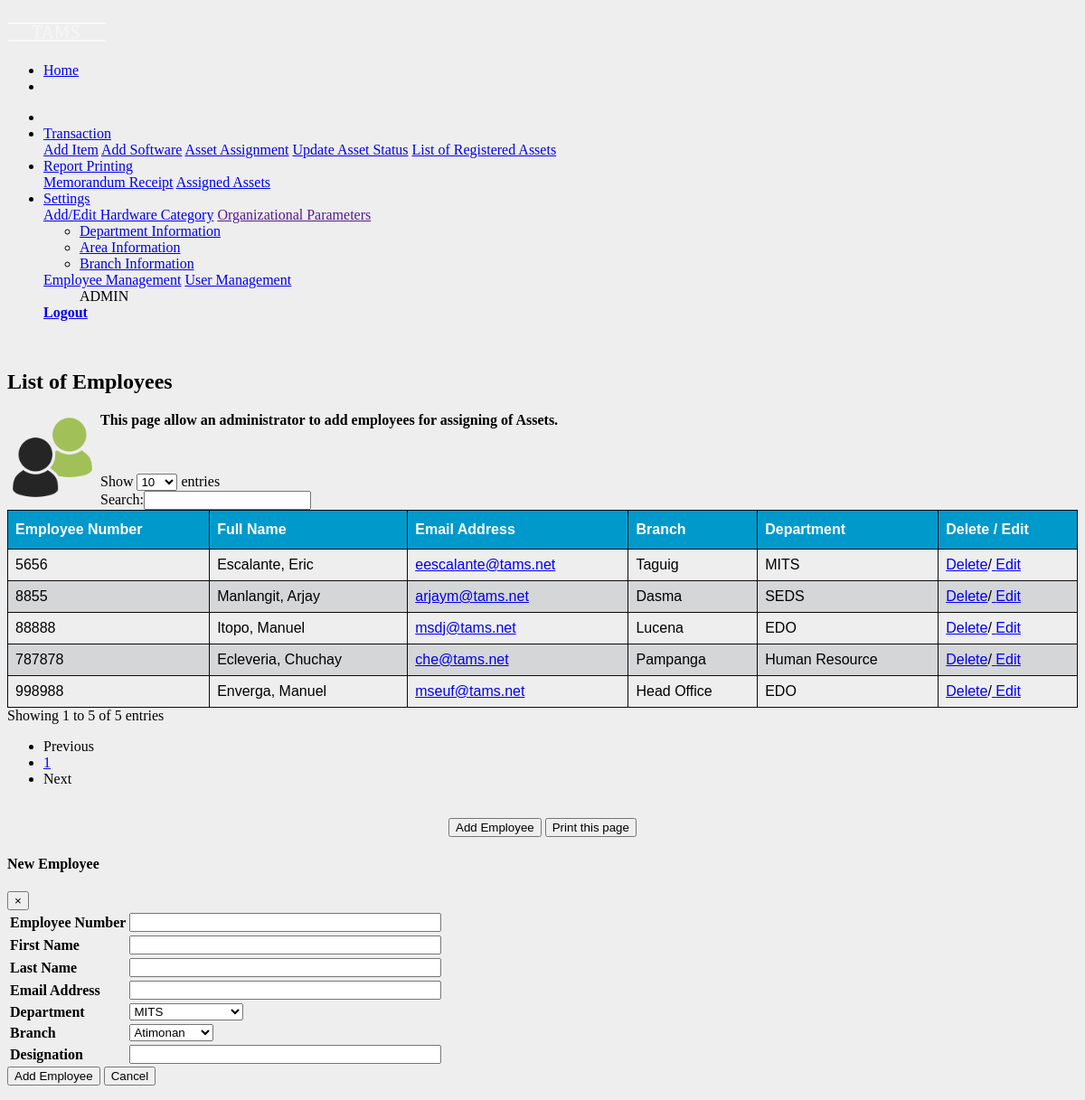
The page /endusers_view.php (signed in) on the database its author committed.
### tables this page shows
CREATE TABLE `tbl_assignuser` (
  `asgnuserid` int(3) NOT NULL,
  `empnum` int(6) NOT NULL,
  `asgn_fname` varchar(50) NOT NULL,
  `asgn_lname` varchar(50) NOT NULL,
  `euemail` varchar(50) NOT NULL,
  `deptname` varchar(50) NOT NULL,
  `branchname` varchar(50) NOT NULL,
  `position` varchar(25) NOT NULL
);

### library/database.php (called while the page is built, shortened)
<?php
function dbQuery($sql)
{
	$result = mysql_query($sql) or die(mysql_error());
	return $result;
}
function dbFetchAssoc($result)
{
	return mysql_fetch_assoc($result);
}
?>

### endusers_view.php (the view, shortened to what this page needs)
<?php
if (isset($_GET['asgnuserid']) && (int)$_GET['asgnuserid'] >= 0) {
	$asgnuserid= (int)$_GET['asgnuserid'];
	$queryString = "&asgnuserid=$asgnuserid";
} else {
	$asgnuserid = 0;
}
$sql = "select * from tbl_assignuser order by empnum";
$result = dbQuery ($sql);
?>
<head>
</head>
<body>
<div class="container">
<?php include_once("include/navigation.php");?>
</div>
<p>&nbsp;</p>
  <div class="container">
<form action="process/userasgnadd.php?action=add" method="post" name="AddEUser" id="AddEUser">
<h2>List of Employees</h2>
<p><img src="images/users.png" height="100" width="100" align="left"/> </p>
<strong>This page allow an administrator to add employees for assigning of Assets.</strong>
<p>&nbsp;</p>
  <div class="container">
   <div class="table-responsive-sm">
    <table id="euserview">
    <thead>
      <tr>
		<th>Employee Number</th>
		<th>Full Name</th>
        <th>Email Address</th>
		<th>Branch</th>
		<th>Department</th>
		<th>Delete / Edit</th>
      </tr>
	  </thead>
	  </div>
	<?php
	while($row = dbFetchAssoc($result)) {
	extract($row);
	?>
	<td><?php echo $empnum; ?></td>
	<td><?php echo ucfirst($asgn_lname.", ".$asgn_fname); ?></td>
   <td><a href="mailto:<?php echo $euemail; ?>"><?php echo $euemail; ?></a></td>
      <td><?php echo $branchname; ?></td>
	  <td><?php echo $deptname; ?></td>
	  <td> <a  style="font-weight:normal;" href="javascript:deleteEU(<?php echo $asgnuserid; ?>);">
	  Delete</a>/<a  style="font-weight:normal;" href="javascript:editemployee(<?php echo $asgnuserid; ?>);">
	  Edit</a></td>
	 <?php
	}
	?>
  </div><br>
<center>  <button type="button" class="btn btn-primary" data-toggle="modal" data-target="#adduser">
    Add Employee
  </button>
  <button class="btn btn-primary" onclick="myFunction()">Print this page</button>
  </center>
  <div class="modal fade" id="adduser">
    <div class="modal-dialog">
      <div class="modal-content">
        <div class="modal-header">
          <h4 class="modal-title">New Employee</h4>
          <button type="button" class="close" data-dismiss="modal">&times;</button>
        </div>
<?php
$sqldept = "SELECT deptname FROM tbl_dept AS deptname";
$resultdept = dbQuery($sqldept);
$sqlbranch = "SELECT branchname FROM tbl_branch";
$resultbranch = dbQuery ($sqlbranch);
?>
<div class="modal-body">
<table>
 <tr>
   <td><b>Employee Number</b></td>
   <td> <input class="form-control" name="empnum" type="text" id="empnum" size="40" maxlength="6" onKeyUp="checkNumber(this);" required ></td>
  </tr>
  <tr>
   <td><b>First Name</b></td>
   <td> <input class="form-control" name="asgn_fname" type="text" id="asgn_fname" size="40" maxlength="40" required></td>
  </tr>
  <tr>
    <td><b>Last Name</b></td>
    <td><input class="form-control" name="asgn_lname" type="text" id="asgn_lname" size="40" maxlength="40" required></td>
  </tr>
  <tr>
    <td><b>Email Address</b></td>
    <td><input class="form-control" name="euemail" type="email" id="euemail" size="40" maxlength="50" required></td>
  </tr>
  <tr>
    <td><b>Department</b></td>
    <td>
	<select class="form-control" name="deptname" id="deptname">
	<?php
	while($rowdept = dbFetchAssoc($resultdept)) {
		extract($rowdept);
	?>
	<option value="<?php echo $deptname; ?>"><?php echo $deptname ?></option>
	<?php
	}
	?>
	</select>
	</td>
  </tr>
  <tr>
  	<td><b>Branch</b></td>
    <td>
	<select class="form-control" name="branchname" id="branchname">
	<?php
	while($rowbranch = dbFetchAssoc($resultbranch)) {
		extract($rowbranch);
	?>
	<option value="<?php echo $branchname; ?>"><?php echo $branchname ?></option>
	<?php
	}
	?>
	</select>
	</td>
	</tr>
   <tr>
   <td><b>Designation</b></td>
   <td> <input class="form-control" name="position" type="text" id="position" size="40" maxlength="25" required ></td>
  </tr>
 </table>
        </div>
		<form id ="btnAdd">
        <div class="modal-footer">
        <input name="buttonAddUser" type="submit" class="btn btn-Info" value="Add Employee"> </input>
		<button type="button" class="btn btn-danger" data-dismiss="modal">Cancel</button>
        </div>
		</form>
      </div>
    </div>
  </div>
  </div>
</body>

### endusers_view.php (style rules this page uses)
body { margin-top:20px; background-color:#EEEEEE; }
thead { font-family: arial;background-color: #ddccee; }
#euserview { font-family: "Trebuchet MS", Arial, Helvetica, sans-serif; border-collapse: collapse; width: 100%; }
#euserview td, #euserview th { border: 1px solid #090a0a; padding: 8px; }
#euserview th { padding-top: 12px; padding-bottom: 12px; text-align: left; background-color: #0099cc; color: white; }

### include/navigation.php (style rules this page uses)
body { margin-top:20px; }

### rows shown on the page
tbl_assignuser: empnum "5656", asgn_lname+asgn_fname "Escalante, Eric", euemail "eescalante@tams.net", branchname "Taguig", deptname "MITS"
tbl_assignuser: empnum "8855", asgn_lname+asgn_fname "Manlangit, Arjay", euemail "arjaym@tams.net", branchname "Dasma", deptname "SEDS"
tbl_assignuser: empnum "88888", asgn_lname+asgn_fname "Itopo, Manuel", euemail "msdj@tams.net", branchname "Lucena", deptname "EDO"
tbl_assignuser: empnum "787878", asgn_lname+asgn_fname "Ecleveria, Chuchay", euemail "che@tams.net", branchname "Pampanga", deptname "Human Resource"
tbl_assignuser: empnum "998988", asgn_lname+asgn_fname "Enverga, Manuel", euemail "mseuf@tams.net", branchname "Head Office", deptname "EDO"

### other values the page prints
$_SESSION["tams_user_type"] "ADMIN"
form field deptname "MITS"
form field branchname "Atimonan"
